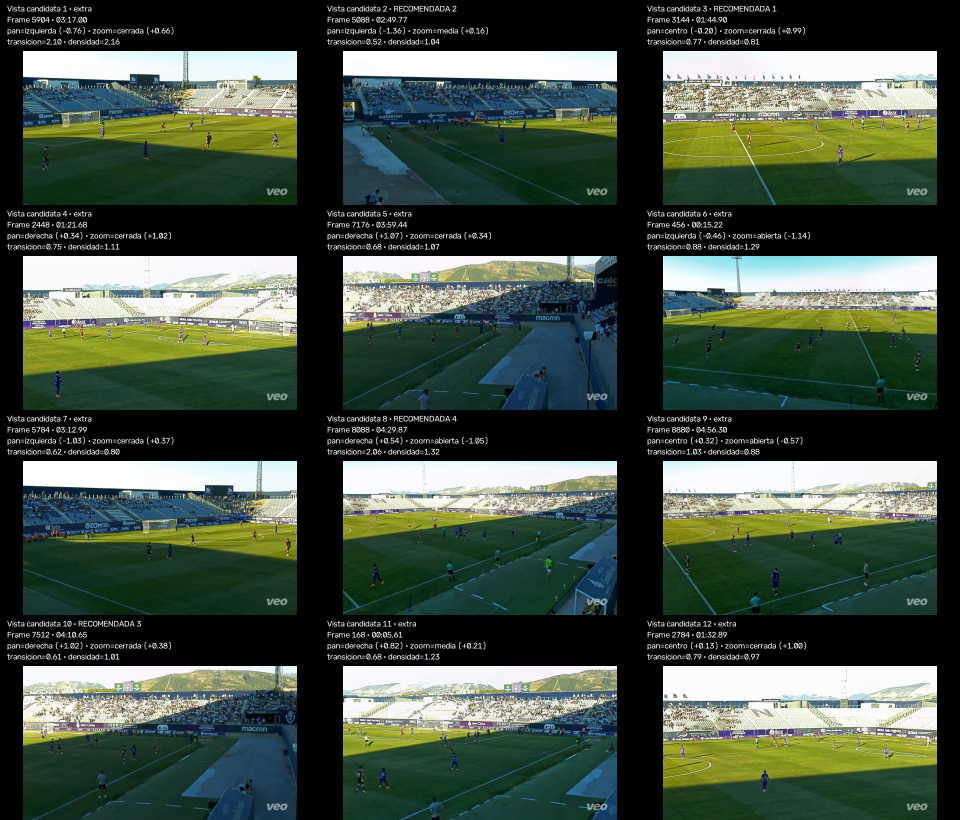
#> input picture supervisor/data/reviews/asset_7fbc47b7b83647bc8fd52e6a676c9425_view_diversity_v1/all_diverse_candidates_contact_sheet.jpg, 1920 x 1640 px (shown at 1/2 size)
$ python -i field_view_scanner.py   (imports and definitions only)   (older library calls are emulated)
#> lines starting #> are read from the running program, lines starting #| are printed output that depends on the picture; after the words box and inside, x2 and y2 are one past the last pixel; in counts of white or black regions, pixels touching at a corner belong together
#> further down, picture is the input picture: shape (1640, 1920, 3); mean B, G, R 68.9, 81.2, 68.6

"""Geometry-first FIELD View Scanner V1.

Selects representative raw-video frames for HUMAN field calibration without
using manual/propagated/refined homographies or person detections.

Absolute view identity is based on pitch-like line geometry and coarse pitch
shape, not raw RGB/pixel similarity. Dominant inter-frame motion is used only
for transition diagnostics.
"""
from __future__ import annotations

from dataclasses import dataclass, asdict
from pathlib import Path
from typing import Any
import math

import cv2
import numpy as np


@dataclass(frozen=True)
class FieldViewScannerConfig:
    analysis_width: int = 640
    sample_step_frames: int = 5
    min_line_length_ratio: float = 0.045
    min_white_support: float = 0.16
    min_green_context: float = 0.28
    min_geometry_lines: int = 2
    angle_bins: int = 12
    rho_bins: int = 18
    grid_rows: int = 4
    grid_cols: int = 6
    min_green_fraction: float = 0.12
    min_quality_score: float = 0.16
    minimum_coverage_radius: float = 0.03
    noise_radius_multiplier: float = 2.5
    representative_search_radius_frames: int = 12
    representative_search_step_frames: int = 2
    safety_max_recommendations: int = 60


# [6 lines left out: function _resize, not called in this run]


def _green_mask(img):
    hsv = cv2.cvtColor(img, cv2.COLOR_BGR2HSV)
#> hsv: shape (1640, 1920, 3); mean H, S, V 47.2, 80.8, 84
    h,s,v = cv2.split(hsv)
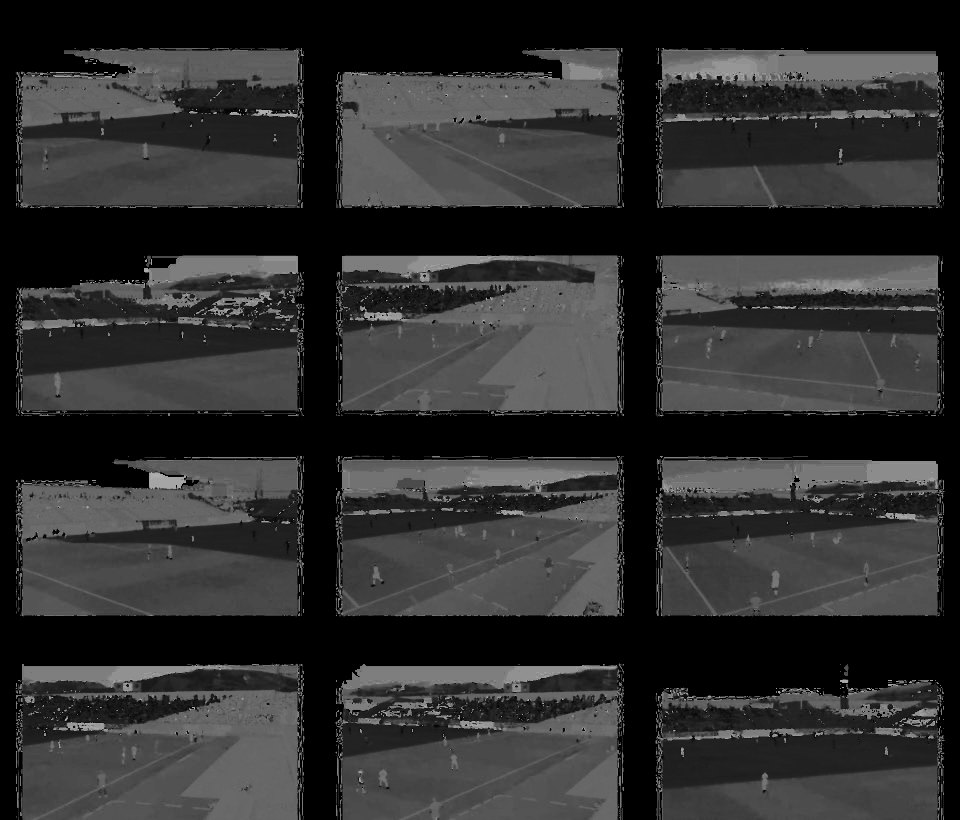
#> h: shape (1640, 1920) (shown at 1/2 size); min 0, max 179, mean 47.2
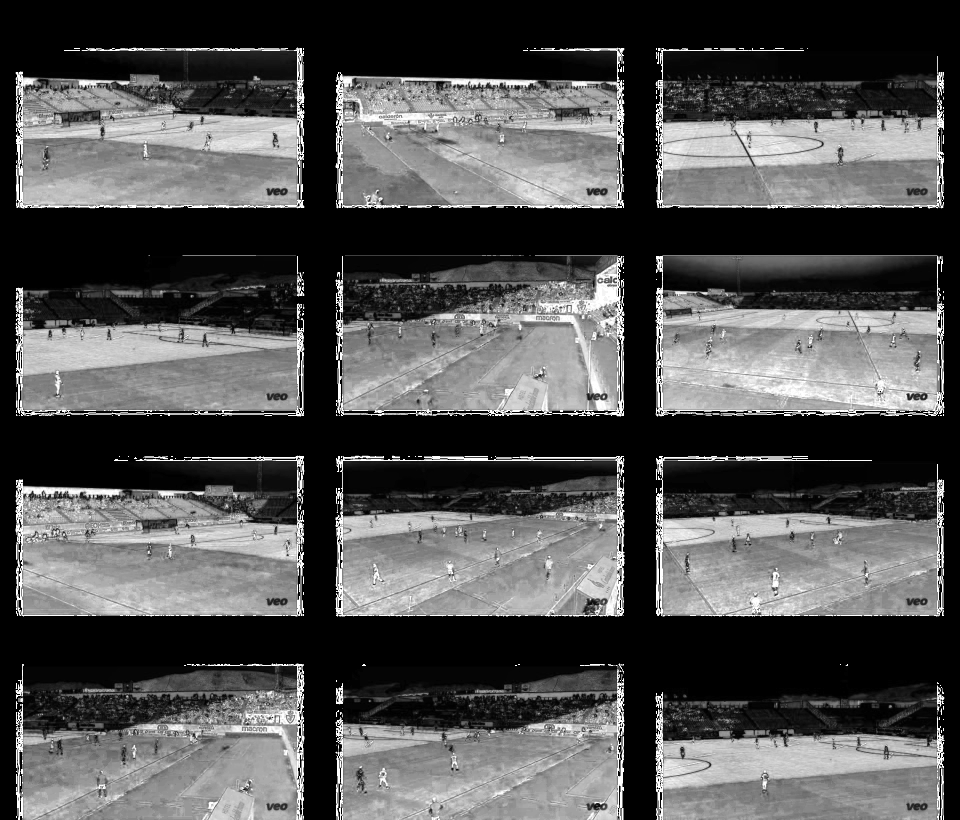
#> s: shape (1640, 1920) (shown at 1/2 size); min 0, max 255, mean 80.8
    b,g,r = cv2.split(img.astype(np.int16))
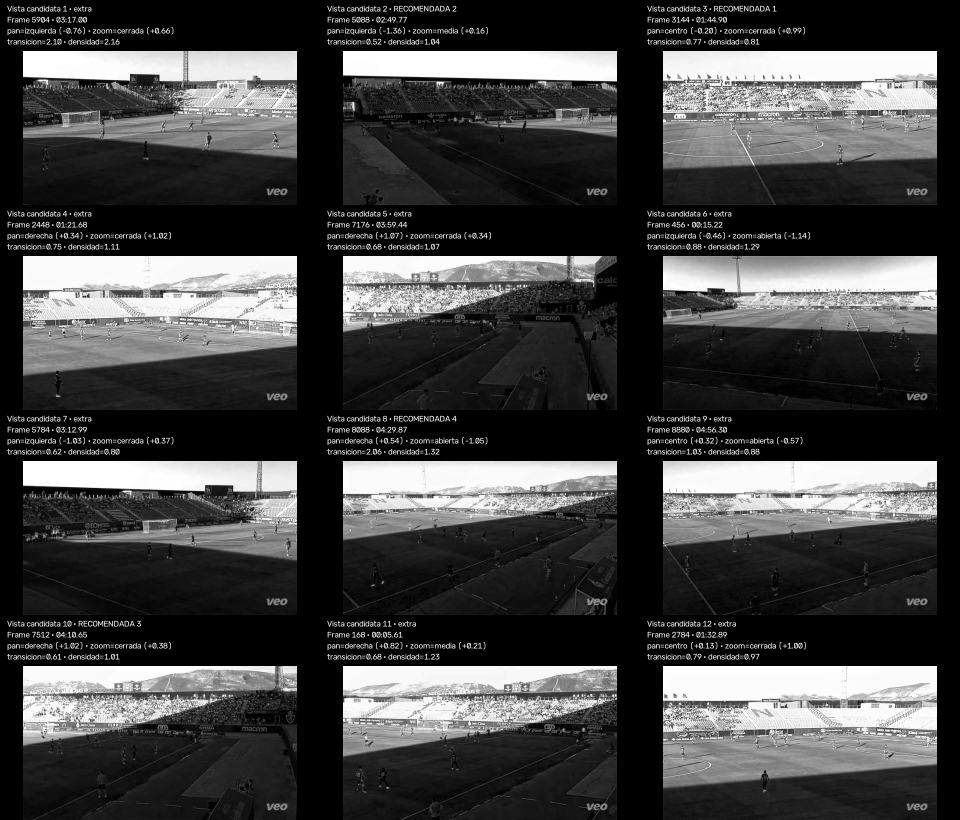
#> r: shape (1640, 1920) int16 (shown at 1/2 size); min 0, max 255, mean 68.6
    exg = 2*g-r-b
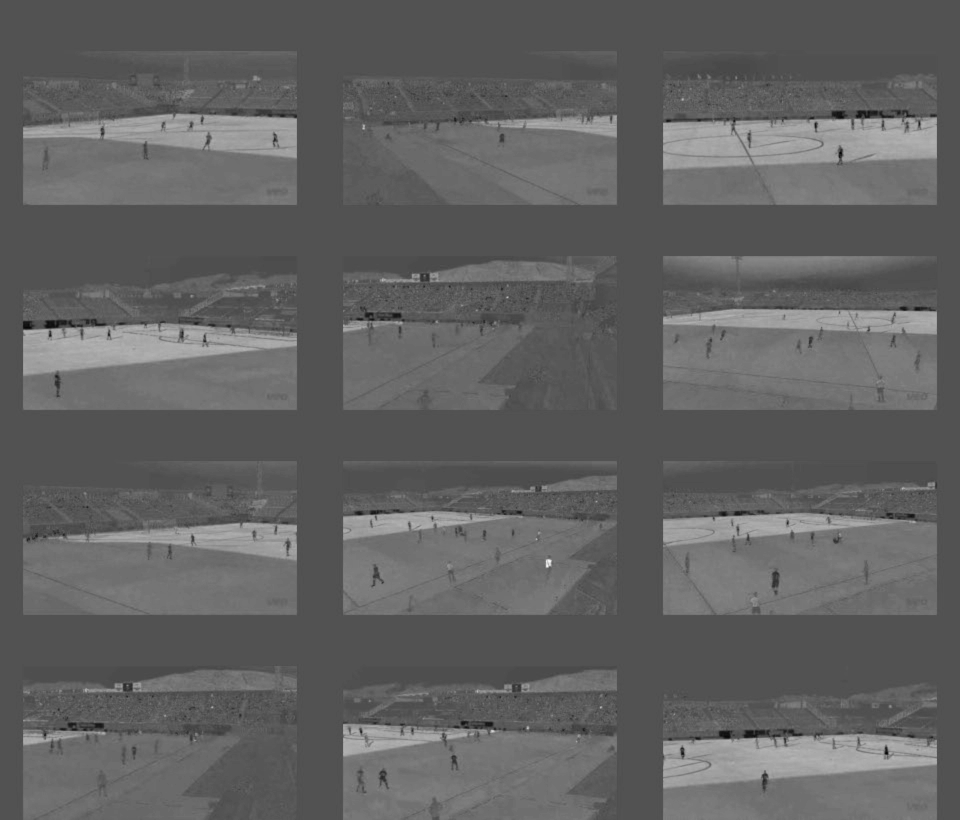
#> exg: shape (1640, 1920) int16 (shown at 1/2 size); min -129, max 272, mean 24.9; drawn with min black and max white
    thr = max(6.0, float(np.percentile(exg,55)))
#> thr = 13
    mask = (((h>=25)&(h<=100)&(s>=32)&(v>=24)) | (exg>=thr)).astype(np.uint8)
#> mask: shape (1640, 1920); values 0 (black) and 1 (white), 45.7% white; 1590 white regions (1231 under 20 px), largest, box (x1, y1, x2, y2) and area: (1325, 512, 1875, 820) 140771, (45, 102, 595, 411) 130733, (1325, 963, 1875, 1231) 123331
    mask = cv2.morphologyEx(mask, cv2.MORPH_CLOSE, np.ones((7,7),np.uint8))
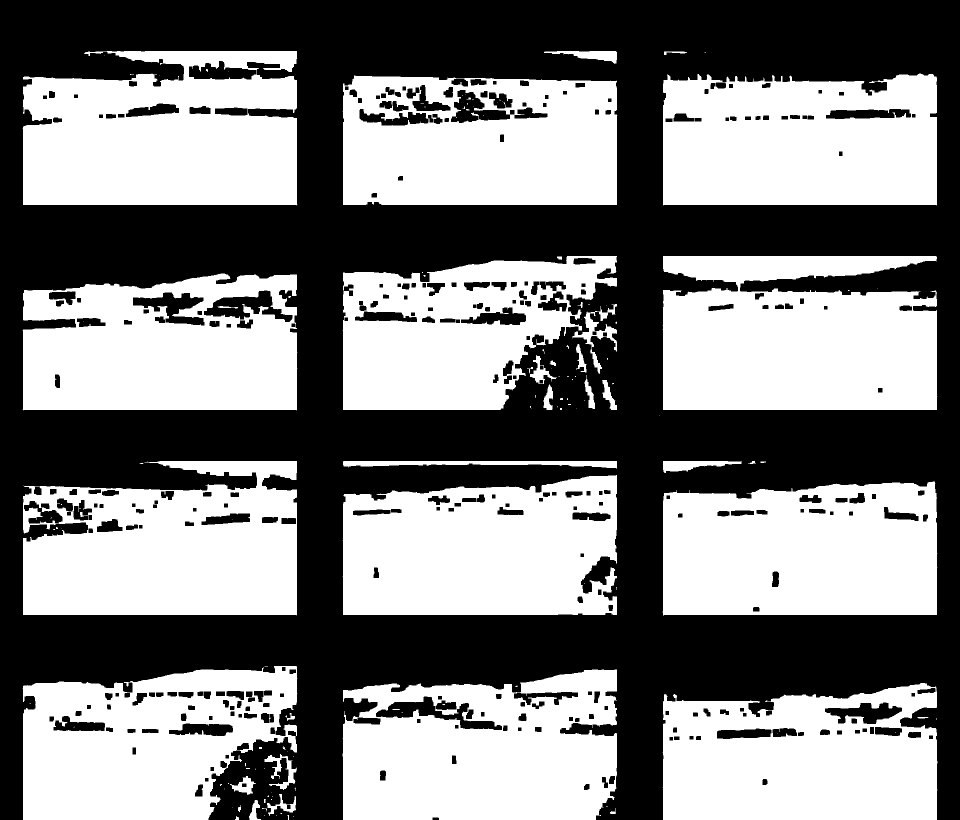
#> mask: shape (1640, 1920) (shown at 1/2 size); values 0 (black) and 1 (white), 50% white; 324 black regions, largest, box (x1, y1, x2, y2) and area: (0, 0, 1920, 1640) 1471840, (752, 1393, 1004, 1460) 5193, (408, 581, 585, 644) 4944
    return mask


# [210 lines left out: functions _white_mask, _segment_support, _pitch_lines, _line_hist, _grid, _line_spatial_grid and 6 more, not called in this run]


def _read(cap,idx):
    cap.set(cv2.CAP_PROP_POS_FRAMES,int(idx)); ok,fr=cap.read()
    return fr if ok else None


# [70 lines left out: functions scan_field_view_states, summarize_field_view_scan, not called in this run]

>>> import cv2
>>> picture = cv2.imread('data/reviews/asset_7fbc47b7b83647bc8fd52e6a676c9425_view_diversity_v1/all_diverse_candidates_contact_sheet.jpg')
>>> result = _green_mask(picture)

$ run again, on supervisor/data/reviews/asset_7fbc47b7b83647bc8fd52e6a676c9425_view_diversity_v1/recommended_views_contact_sheet.jpg
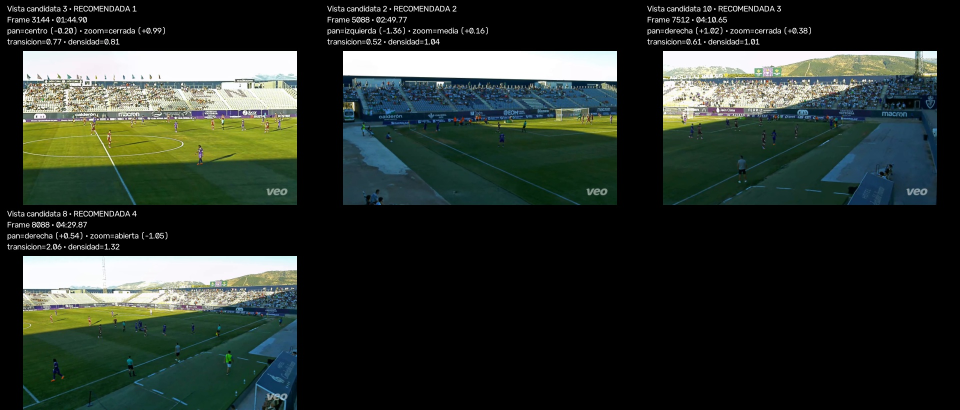
#> input picture supervisor/data/reviews/asset_7fbc47b7b83647bc8fd52e6a676c9425_view_diversity_v1/recommended_views_contact_sheet.jpg, 1920 x 820 px (shown at 1/2 size)
#> picture is the input picture: shape (820, 1920, 3); mean B, G, R 45.2, 51.7, 43.4
#> hsv: shape (820, 1920, 3); mean H, S, V 33.2, 54.5, 54.1
#> in _green_mask, `exg = 2*g-r-b`:
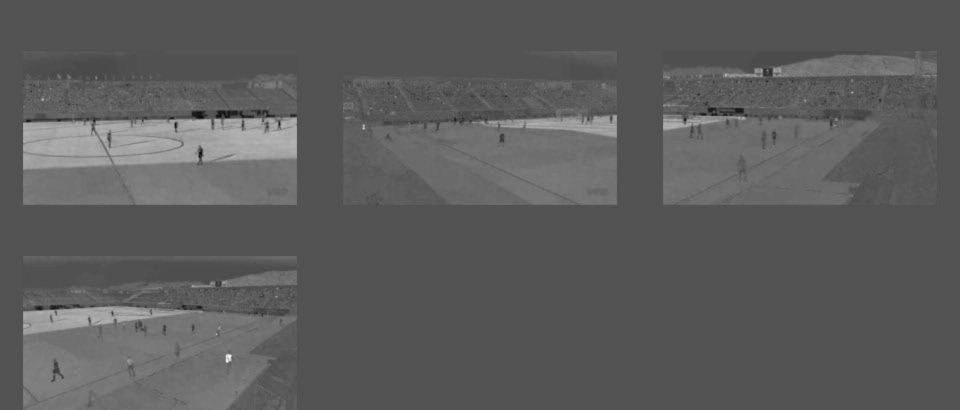
#> exg: shape (820, 1920) int16 (shown at 1/2 size); min -129, max 267, mean 14.7; drawn with min black and max white
#> thr = 6
#> in _green_mask, `mask = cv2.morphologyEx(mask, cv2.MORPH_CLOSE, np.ones((7,7),np.uint8))`:
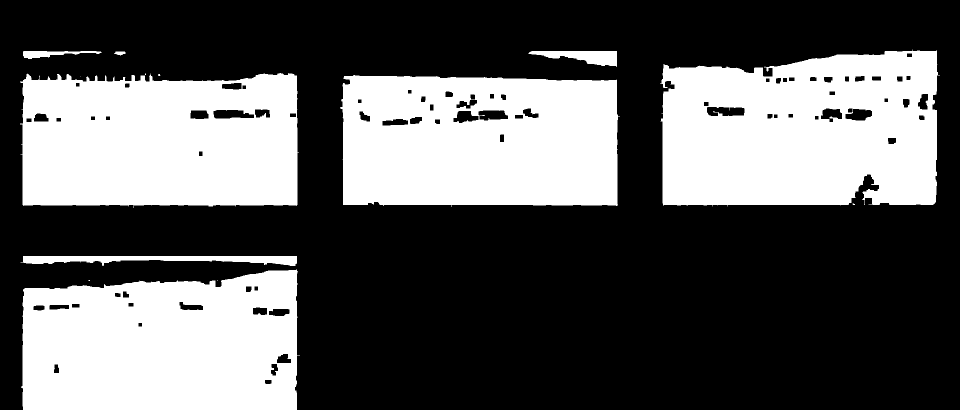
#> mask: shape (820, 1920) (shown at 1/2 size); values 0 (black) and 1 (white), 36.2% white; 14 white regions (6 under 20 px), largest, box (x1, y1, x2, y2) and area: (1320, 99, 1880, 413) 150410, (42, 539, 600, 820) 137476, (40, 146, 598, 416) 135644
